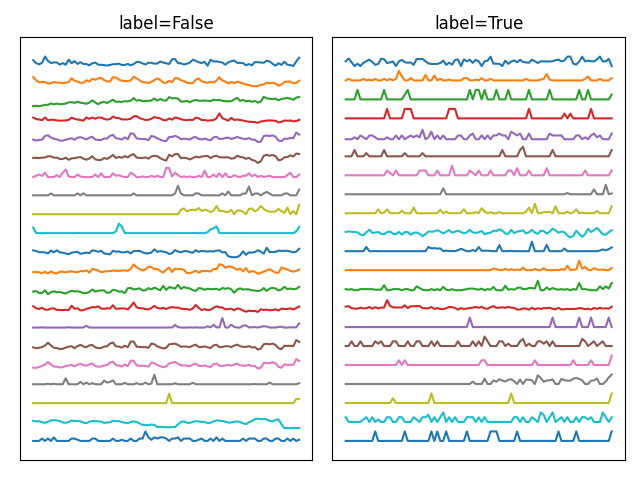

The Python source for this figure:
"""
Prepares features for the ML application from the raw time series. 
* Also produces some plots of the raw time series for feature hypothesis generation
"""
import matplotlib.pyplot as plt
import pandas as pd
import numpy as np
import scipy.stats
from features import (RegressionResidualData,
                      RegressionResidualDataSquared,
                      TheilSenRegressorData,
                      RANSACResidualData,
                      RANSACResidualDataSquared,
                      WeightedFFTData,
                      UpperTailFraction,
                      LowerTailFraction,
                      FFTData,
                      FFTDataAboveIndex,
                      LabeledFeature,
                      maxrange)


def date_increment_calc(dg):
    """
    renormalize timestamps to the start of the date range
    """
    t0 = dg.iloc[0]["date"]
    out = (dg["date"] - t0).apply(lambda x: x.total_seconds())
    return pd.DataFrame.from_dict({'date_increment': out, 'index': dg.index})


def data_pull():
    """
    Creates raw data frame
    """
    df = pd.read_csv("challenge-data.csv")
    labels = pd.read_csv("challenge-labels.csv")
    df = pd.merge(df, labels, "left", left_on="id", right_on="id")
    df["date"] = pd.to_datetime(df["date"], errors="raise")
    df = df.sort_values(by=["id", "date"], ascending=[
        True, True]).reset_index(drop=True)
    tmp = df.groupby("id", as_index=False).apply(date_increment_calc)
    df = pd.concat([tmp, df], axis=1)
    return df


df = data_pull()

# exploration plot, to get an idea of the time series of the different
# datasets.
fig, ax = plt.subplots(1, 2)
grps = df.groupby(["id", "label"])
ct = [0, 0]  # instance counter for the different groups
for i, g in enumerate(grps.groups.keys()):
    dg = grps.get_group(g)
    if g[1] == True:
        if ct[0] > 20:
            continue
        ax[1].plot(dg["date_increment"], -2 * ct[0] + (dg["value"] -
                                                       dg["value"].median()) / (dg["value"].max() - dg["value"].min()))
        ct[0] += 1
    else:
        if ct[1] > 20:
            continue

        ax[0].plot(dg["date_increment"], -2 * ct[1] + (dg["value"] -
                                                       dg["value"].median()) / (dg["value"].max() - dg["value"].min()))
        ct[1] += 1
    if ct[0] > 20 and ct[1] > 20:
        break

ax[0].set_title('label=False')
ax[1].set_title('label=True')
ax[0].axes.get_xaxis().set_ticks([])
ax[0].axes.get_yaxis().set_ticks([])
ax[1].axes.get_xaxis().set_ticks([])
ax[1].axes.get_yaxis().set_ticks([])
fig.tight_layout()
fig.savefig("exploration.png")
fig.show()


def fft_based_features(dg):
    print("working on FFT based feature for %s" % dg.name)
    f = FFTData(dg["value"].values)
    fft_index = FFTDataAboveIndex(f, 1)  # exclude f0
    weighted_fft = WeightedFFTData(dg["value"].values)
    functions_to_apply = [np.std,
                          np.mean,
                          scipy.stats.kurtosis,
                          maxrange,
                          np.median,
                          UpperTailFraction(0.2),
                          UpperTailFraction(0.1),
                          UpperTailFraction(0.05),
                          UpperTailFraction(0.01),
                          LowerTailFraction(0.01),
                          LowerTailFraction(0.05),
                          LowerTailFraction(0.1),
                          LowerTailFraction(0.2)]

    datasets = [weighted_fft,
                fft_index]
    infos = []
    for func in functions_to_apply:
        for dataset in datasets:
            tmp = LabeledFeature(func)
            infos.append(tmp.apply_as_info(dataset))

    retval = []
    labels = []
    for label, value in infos:
        retval.append(value)
        labels.append(label)

    return pd.Series(retval, index=labels)


def regression_based_features(dg):
    """
    Features based on finding a linear fit to the curve with 
    varying sensitivity to outliers, then operating on the residual as
    a data distribution with respect to the fit. 
    """
    print("working on regression based feature for %s" % dg.name)
    x = dg["date_increment"].values
    y = dg["value"].values
    reg = RegressionResidualData(x, y)
    ransac_reg = RANSACResidualData(x, y)
    ransac_reg_squared = RANSACResidualDataSquared(x, y)
    theil_sen_reg = TheilSenRegressorData(x, y)
    functions_to_apply = [maxrange,
                          np.std,
                          np.mean,
                          np.median,
                          scipy.stats.skew,
                          scipy.stats.kurtosis,
                          UpperTailFraction(0.1, True),
                          UpperTailFraction(0.05, True),
                          UpperTailFraction(0.01, True),
                          UpperTailFraction(0.25, True),
                          LowerTailFraction(0.1, True),
                          LowerTailFraction(0.25, True),
                          LowerTailFraction(0.05, True),
                          LowerTailFraction(0.01, True)]
    datasets = [reg,
                ransac_reg,
                ransac_reg_squared,
                theil_sen_reg]

    infos = []
    for func in functions_to_apply:
        for dataset in datasets:
            tmp = LabeledFeature(func)
            infos.append(tmp.apply_as_info(dataset))

    retval = []
    labels = []
    for label, value in infos:
        retval.append(value)
        labels.append(label)

    return pd.Series(retval, index=labels)


# apply features in turn
fft_out = df.groupby("id", as_index=False).apply(fft_based_features)
regression_out = df.groupby("id", as_index=False).apply(
    regression_based_features)

# add labels, join all results, save to file for next stage.
labels = pd.read_csv("challenge-labels.csv")
all_features = pd.merge(fft_out, labels, "left", left_on="id", right_on="id")
all_features = pd.merge(all_features, regression_out,
                        "left", left_on="id", right_on="id")
all_features["label"] = all_features["label"].astype(int)
filename = "features.csv"
all_features.to_csv(filename)
print(f"saved features in {filename}")
